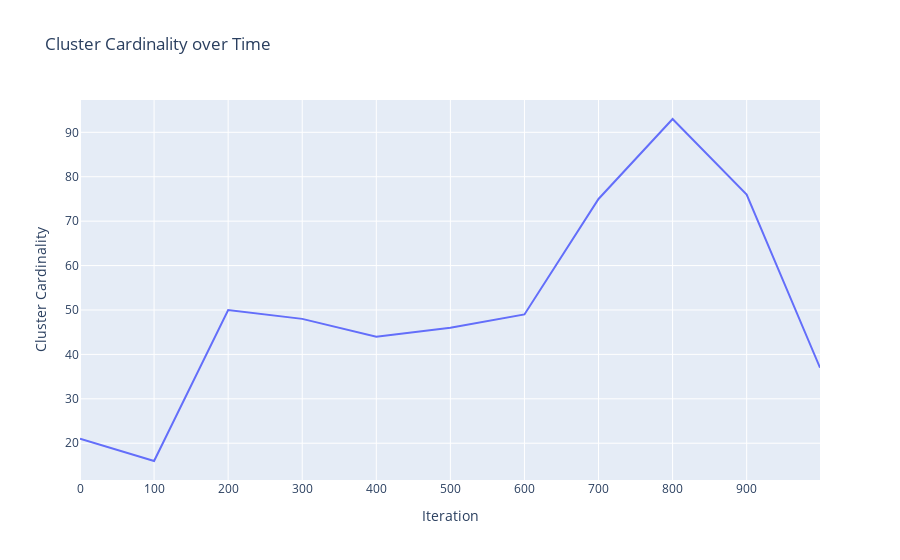

This figure's notebook cell:
### Code cell
import pandas as pd
import plotly.express as px

df = pd.read_csv('latest_run_cluster_records.csv')
# print(df.head())

fig = px.line(df, x='Iteration', y='Cluster Cardinality', title='Cluster Cardinality over Time')
# fig.update_layout()
fig.show()

### Figure 1 — Plotly figure (JSON) as saved in the notebook; plotly's stock layout.template omitted (floating-point values rounded to 4 significant figures)
{"data": [{"hovertemplate": "Iteration=%{x}<br>Cluster Cardinality=%{y}<extra></extra>", "legendgroup": "", "line": {"color": "#636efa", "dash": "solid"}, "marker": {"symbol": "circle"}, "mode": "lines", "name": "", "orientation": "v", "showlegend": false, "type": "scatter", "x": [0, 100, 200, 300, 400, 500, 600, 700, 800, 900, 999], "xaxis": "x", "y": [21, 16, 50, 48, 44, 46, 49, 75, 93, 76, 37], "yaxis": "y"}], "layout": {"legend": {"tracegroupgap": 0}, "title": {"text": "Cluster Cardinality over Time"}, "xaxis": {"anchor": "y", "domain": [0, 1], "title": {"text": "Iteration"}}, "yaxis": {"anchor": "x", "domain": [0, 1], "title": {"text": "Cluster Cardinality"}}}}
